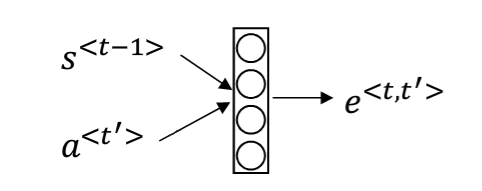
//> input picture Deep Learning/deeplearning.ai/Sequence Model/image/Attention Model2.png, 482 x 191 px, given in place of line1.jpg, which was not available
$ ./13_get_hline_and_vline   (built with g++ and OpenCV 4)
//> lines starting //> are read from the running program, lines starting //| are printed output that depends on the picture; after the words box and inside, x2 and y2 are one past the last pixel; in counts of white or black regions, pixels touching at a corner belong together; pictures that were not available may be replaced by others from this repository, and a replacement may not be noted
#include<opencv2/opencv.hpp>
#include<iostream>

using namespace std;
using namespace cv;

Mat src;
Mat dst;


int main(int args, char* argv[])
{
	src = imread("F:/tempFiles/line1.jpg");
//> src is the input picture: 191 rows x 482 cols, CV_8UC3; mean B, G, R 246.2, 246.2, 246.2
	if (src.empty())
	{
		cerr << "Not find files\n";
		return -1;
	}
	imshow("src", src);
	Mat grayImg,binImg;
	cvtColor(src, grayImg, COLOR_BGR2GRAY);
	imshow("gray", grayImg);

	adaptiveThreshold(~grayImg, binImg, 255, ADAPTIVE_THRESH_MEAN_C, THRESH_BINARY,31, -6);//自适应二值化
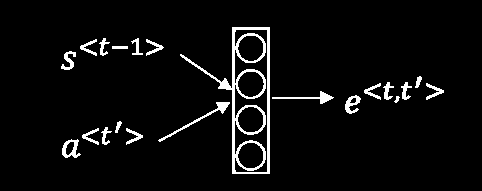
//> binImg: 191 rows x 482 cols, CV_8UC1; 4.7% white; 21 white regions, largest, box (x1, y1, x2, y2) and area: (180, 27, 270, 174) 2204, (158, 102, 230, 142) 262, (272, 91, 334, 104) 200
	imshow("bin", binImg);

	Mat hLine = getStructuringElement(MORPH_RECT, Size(16, 1));//横向结构
	Mat vLine = getStructuringElement(MORPH_RECT, Size(1, 10));//纵向结构
	Mat hResult,vResult,temp;
	erode(binImg, temp, hLine);
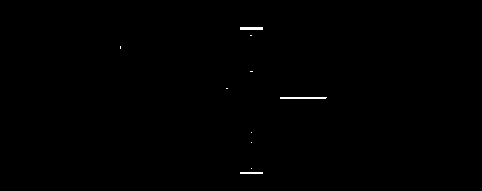
//> temp: 191 rows x 482 cols, CV_8UC1; 0.24% white in thin lines or dots, all inside (x1, y1, x2, y2) = (120, 27, 327, 174)
	dilate(temp, hResult, hLine);
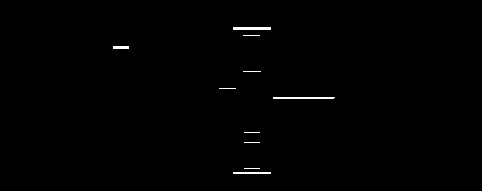
//> hResult: 191 rows x 482 cols, CV_8UC1; 0.5% white in thin lines or dots, all inside (x1, y1, x2, y2) = (113, 27, 335, 174)
	//morphologyEx(binImg, hResult, MORPH_OPEN, hLine);
	morphologyEx(binImg, vResult, MORPH_OPEN, vLine);//提取出纵向线段
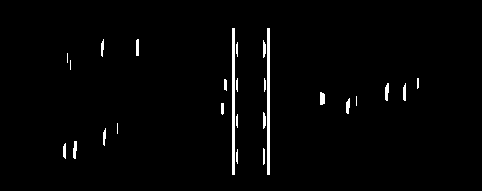
//> vResult: 191 rows x 482 cols, CV_8UC1; 1.8% white; 26 white regions (4 under 20 px), largest, box (x1, y1, x2, y2) and area: (232, 28, 235, 175) 441, (267, 28, 270, 175) 441, (320, 92, 325, 105) 59
	imshow("hLine", hResult);
	imshow("vLine", vResult);

	waitKey(0);

	return 0;
}

$ run again, on Deep Learning/deeplearning.ai/Sequence Model/image/BRNN.png
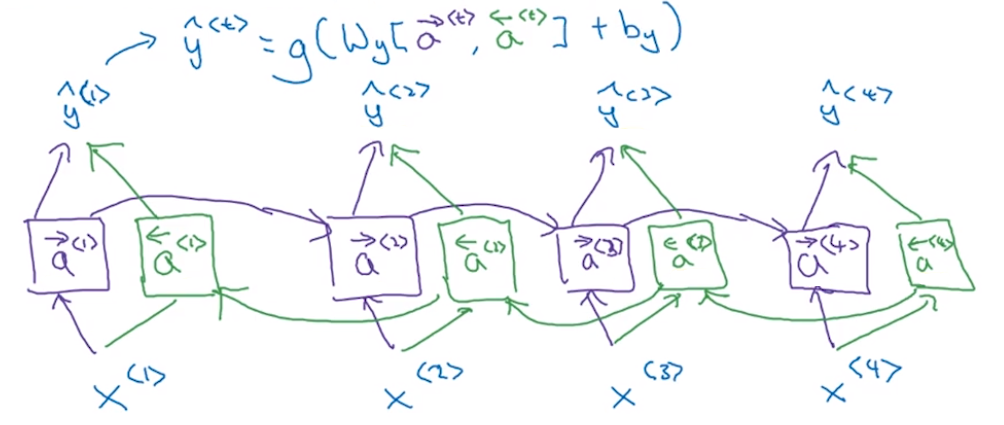
//> input picture Deep Learning/deeplearning.ai/Sequence Model/image/BRNN.png, 1004 x 425 px, given in place of line1.jpg, which was not available
//> src is the input picture: 425 rows x 1004 cols, CV_8UC3; mean B, G, R 248.5, 247.4, 245.2
//> `adaptiveThreshold(~grayImg, binImg, 255, ADAPTIVE_THRESH_MEAN_C, THRES..`:
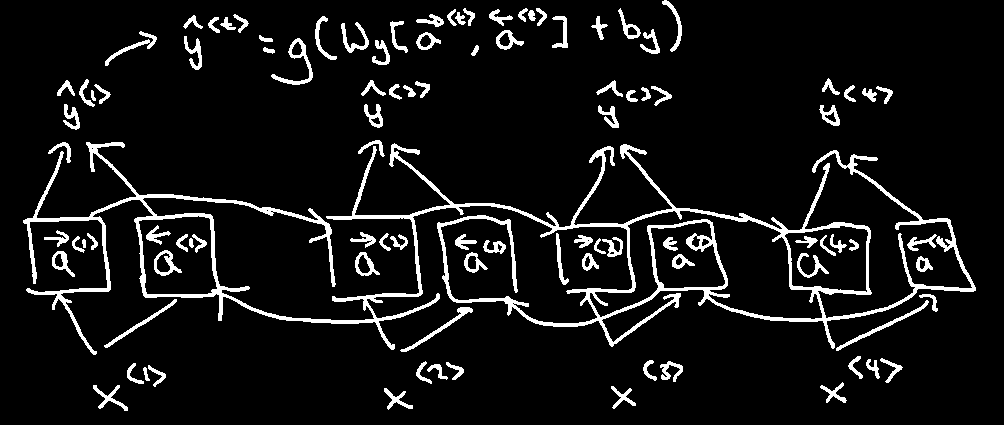
//> binImg: 425 rows x 1004 cols, CV_8UC1; 7.8% white; 102 white regions, largest, box (x1, y1, x2, y2) and area: (23, 142, 976, 355) 18250, (271, 38, 313, 85) 424, (836, 300, 929, 351) 379
//> temp: 425 rows x 1004 cols, CV_8UC1; 0.92% white; 83 white regions (52 under 20 px), largest, box (x1, y1, x2, y2) and area: (280, 317, 389, 324) 285, (131, 194, 240, 203) 260, (334, 215, 411, 220) 258
//> hResult: 425 rows x 1004 cols, CV_8UC1; 1.7% white; 60 white regions (17 under 20 px), largest, box (x1, y1, x2, y2) and area: (269, 316, 405, 324) 475, (124, 194, 252, 204) 442, (747, 313, 875, 322) 434
//> `morphologyEx(binImg, vResult, MORPH_OPEN, vLine);`:
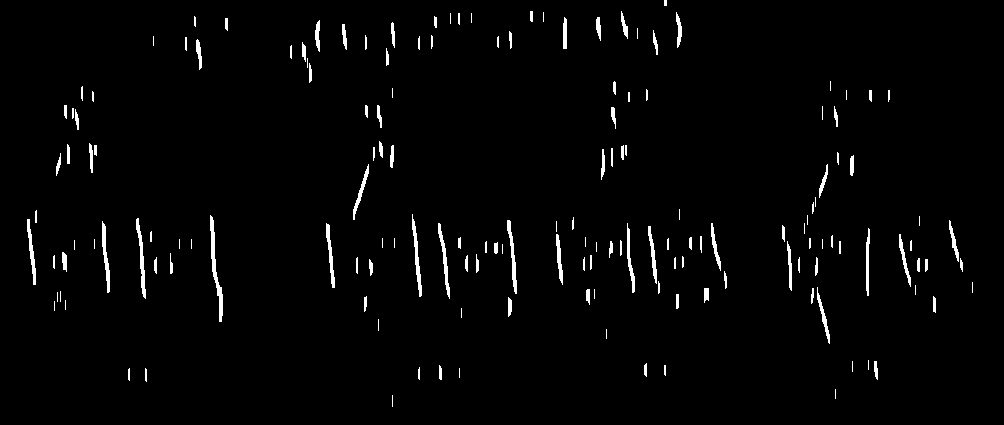
//> vResult: 425 rows x 1004 cols, CV_8UC1; 2.1% white; 162 white regions (42 under 20 px), largest, box (x1, y1, x2, y2) and area: (210, 215, 223, 322) 421, (136, 218, 146, 299) 287, (412, 214, 422, 297) 279

$ run again, on Deep Learning/deeplearning.ai/Sequence Model/image/Beam Search.png
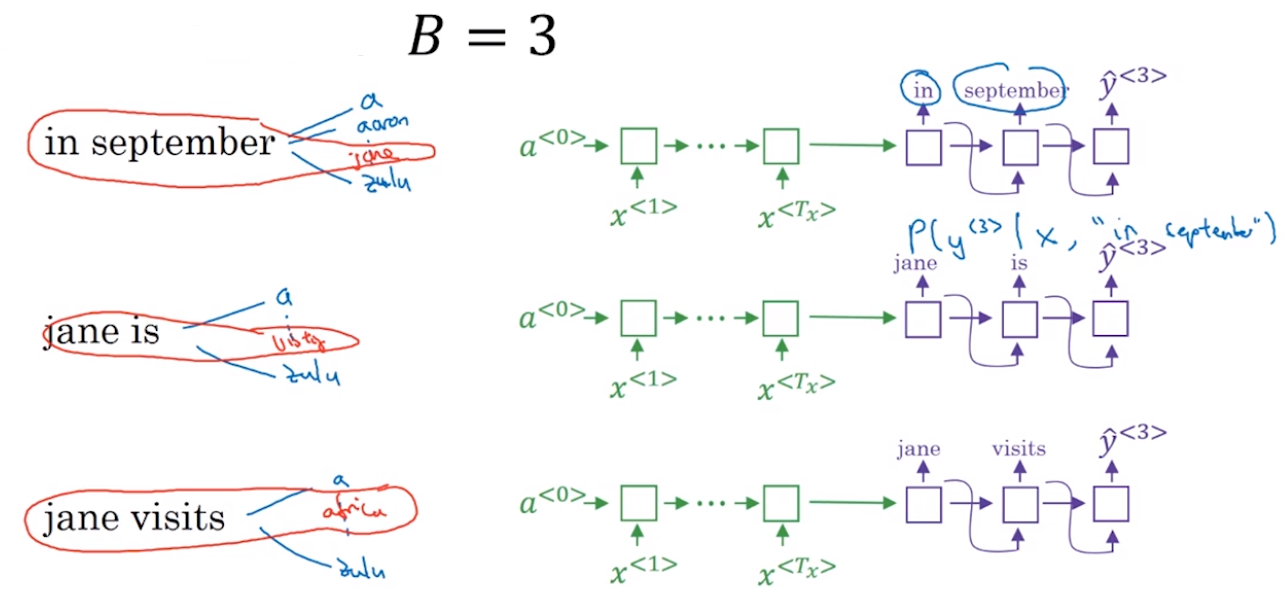
//> input picture Deep Learning/deeplearning.ai/Sequence Model/image/Beam Search.png, 1286 x 598 px, given in place of line1.jpg, which was not available
//> src is the input picture: 598 rows x 1286 cols, CV_8UC3; mean B, G, R 248.4, 247.7, 248
//> `adaptiveThreshold(~grayImg, binImg, 255, ADAPTIVE_THRESH_MEAN_C, THRES..`:
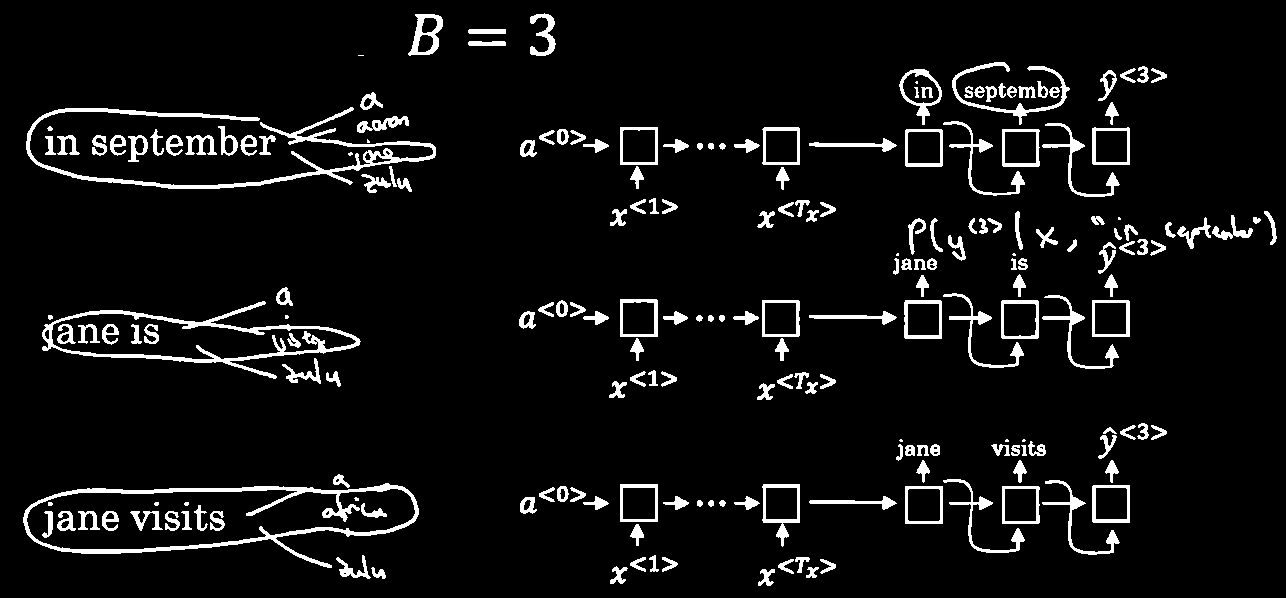
//> binImg: 598 rows x 1286 cols, CV_8UC1; 6.2% white; 211 white regions (15 under 20 px), largest, box (x1, y1, x2, y2) and area: (23, 483, 419, 568) 4202, (26, 107, 436, 189) 4098, (42, 301, 361, 379) 3298
//> temp: 598 rows x 1286 cols, CV_8UC1; 1.2% white; 130 white regions (54 under 20 px), largest, box (x1, y1, x2, y2) and area: (66, 485, 399, 494) 1099, (74, 347, 347, 363) 648, (58, 537, 270, 554) 618
//> hResult: 598 rows x 1286 cols, CV_8UC1; 2.1% white; 99 white regions (8 under 20 px), largest, box (x1, y1, x2, y2) and area: (55, 485, 407, 495) 1402, (72, 157, 436, 189) 1400, (51, 527, 397, 554) 1365
//> `morphologyEx(binImg, vResult, MORPH_OPEN, vLine);`:
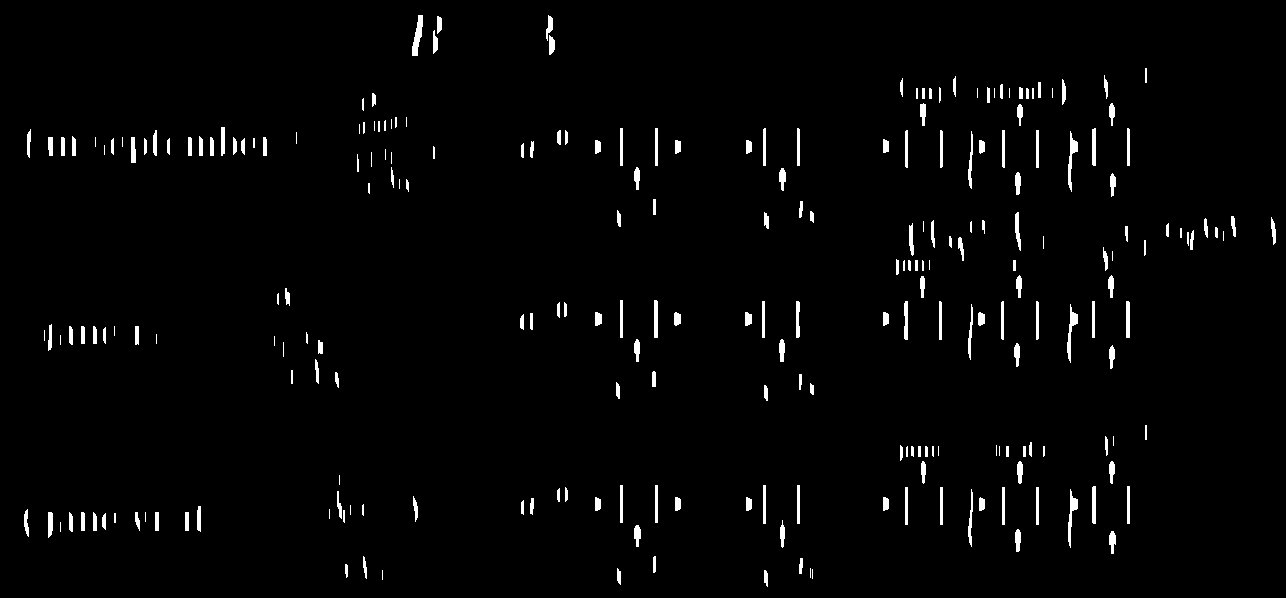
//> vResult: 598 rows x 1286 cols, CV_8UC1; 2.1% white; 251 white regions (39 under 20 px), largest, box (x1, y1, x2, y2) and area: (412, 15, 423, 56) 245, (1068, 131, 1078, 192) 232, (1067, 304, 1078, 363) 230
